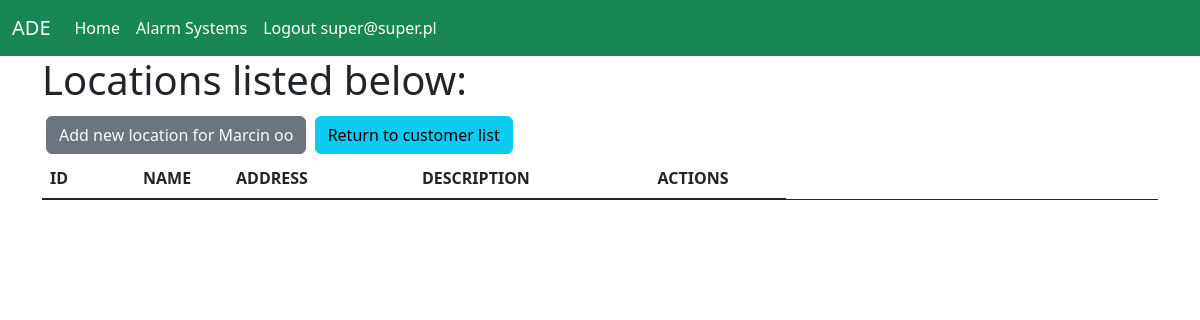
/main_view/details_customer/14 (signed in), run on the app's committed database.
### users/models.py (models this page shows)
class Account(AbstractBaseUser, PermissionsMixin):
    email = models.EmailField(verbose_name='User Email', max_length=60, unique=True)
    fullname = models.CharField(max_length=30, unique=True)
    date_joined = models.DateTimeField(verbose_name='Date joined', auto_now_add=True)
    last_login = models.DateTimeField(verbose_name='Last login', auto_now=True)
    is_operator = models.BooleanField(default=False)
    is_admin = models.BooleanField(default=False)
    is_active = models.BooleanField(default=False)
    is_staff = models.BooleanField(default=False)
    is_superuser = models.BooleanField(default=False)
    USERNAME_FIELD = 'email'
    REQUIRED_FIELDS = ['fullname']
    objects = AccountManager()
    def __str__(self):
        return self.email

### alarm_systems/models.py (models this page shows)
class Customer(models.Model):
    first_name = models.CharField(max_length=100)
    last_name = models.CharField(max_length=150)
    address = models.CharField(max_length=255)
    email = models.EmailField(max_length=80, null=True)
    phone_number = models.CharField(max_length=24, unique=True)
    description = models.TextField(null=True, blank=True)
    date_joined = models.DateField(auto_now_add=True)

### alarm_systems/views.py (the view)
# urls.py: path('main_view/details_customer/<int:customer_id>', views.details_customer,
@login_required()
def details_customer(request, customer_id):
    locations = Location.objects.filter(customer_id=customer_id)
    customer = get_object_or_404(Customer, pk=customer_id)
    return render(
        request,
        'home/customer_details/customer_details_main_page.html',
        context={
            'locations': locations,
            'customer': customer})

### alarm_systems/templates/home/customer_details/customer_details_main_page.html (shortened to what this page needs)
{% extends 'base.html' %}
{% block container %}
    <h1>Locations listed below:</h1>
    <div class="schedules-content">
        <div class="col-sm">
            <a href="{% url 'alarm_systems:add_location_customer' customer.id %}"
               class="btn btn-secondary  rounded-10 text-light m-1">Add new
                location for {{ customer.first_name }} {{ customer.last_name }}</a>
            <a href="{% url 'alarm_systems:main_view' %}" class="btn btn-info">Return to
                customer list</a>
        </div>
        <table class="table border-bottom border-dark ">
            <thead>
            <tr class="d-flex">
                <th class="col-sm-1">ID</th>
                <th class="col-1">NAME</th>
                <th class="col-2">ADDRESS</th>
                <th class="col-md-2">DESCRIPTION</th>
                <th class="col-2 text-center">ACTIONS</th>
            </tr>
            </thead>
        </table>
    </div>
{% endblock %}

### templates/partials/_menu.html (shortened to what this page needs)
<nav class="navbar navbar-expand-lg navbar-dark bg-success mb-xxl-3">
    <div class="container-fluid">
        <a class="navbar-brand" href="#">ADE</a>
        <div class="collapse navbar-collapse" id="navbarSupportedContent">
            <ul class="navbar-nav me-auto mb-2 mb-lg-0">
                <li class="nav-item">
                    <a class="nav-link active" aria-current="page" href="{% url 'alarm_systems:home' %}">Home</a>
                </li>
                <li class="nav-item">
                    <a class="nav-link active" aria-current="page" href="{% url 'alarm_systems:main_view' %}">Alarm
                        Systems</a>
                </li>
                {% if user.is_authenticated %}
                    <li class="nav-item">
                        <a class="nav-link active" aria-current="page"
                           href="{% url 'users:logout_view' %}">Logout {{ user }}</a>
                    </li>
                {% endif %}
            </ul>
        </div>
    </div>
</nav>

### data on the page
Account: email "super@super.pl"
Customer: first_name "Marcin", last_name "oo"
